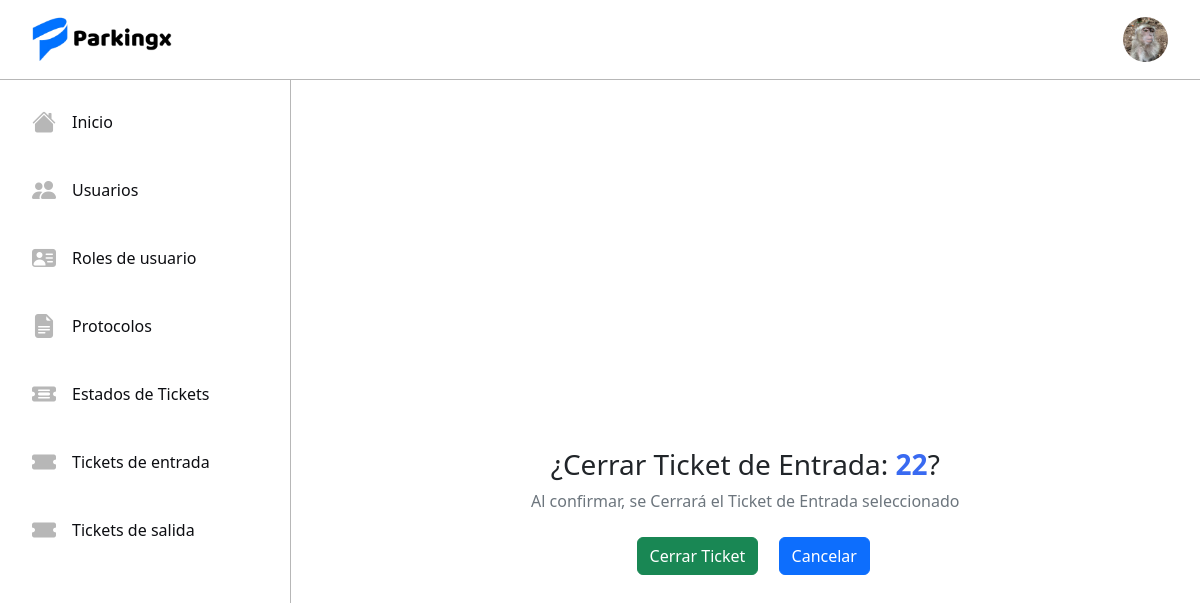
/ticketEClose/22/ (signed in), run on the app's committed database.
### tickets/models.py (models this page shows, shortened)
class Usuario(AbstractUser):
    name = models.CharField(max_length=50)
    last_name = models.CharField(max_length=50)
    rut = models.CharField(max_length=10, unique=True)
    email = models.EmailField(max_length=254, unique=True)
    rol = models.ForeignKey(Rol, on_delete=models.RESTRICT)
    avatar = models.ImageField(upload_to='avatars', blank=True, null=True)

class TicketEntrada(models.Model):
    date = models.DateField(auto_now_add=False, null=True, blank=True)
    entrace_time = models.TimeField(auto_now=False, auto_now_add=False, null=True, blank=True)
    patente = models.CharField(max_length=6, unique=True)
    state = models.ForeignKey(TicketState, on_delete=models.RESTRICT, default=1)
    price = models.FloatField(null=True, blank=True, default="20.0")

### tickets/views.py (the view, shortened to what this page needs)
# urls.py: path('ticketEClose/<int:pk>/', CloseTicketE.as_view(), name='ticketEclose'),
@method_decorator(login_required, name='dispatch')
class CloseTicketE(UpdateView):
    model = TicketEntrada
    form_class = TicketEStateForm
    template_name = 'tickets/tickets_entrada/tickete_close.html'
    success_url = reverse_lazy('ticketE')
    context_object_name = 'TicketE'

### tickets/forms.py
class TicketEStateForm(forms.ModelForm): # MODIFICAR ------
    class Meta:
        model = TicketEntrada
        fields = ['state']
        labels = {
            'state': 'Estado'
        }
        widgets = {
            'state': forms.Select(attrs={'class':'form-control mt-2'})
        }

### tickets/templates/tickets/tickets_entrada/tickete_close.html (shortened to what this page needs)
{% extends 'tickets/base.html' %}
{% block content %}
<div class="p-3">
    <div class="message-content">
        <h3>¿Cerrar Ticket de Entrada: <b class="blue-sys">{{ TicketE.id }}</b>?</h3>
        <p class="text-secondary mb-4">Al confirmar, se Cerrará el Ticket de Entrada seleccionado</p>
        <form method="post">
            <input type="submit" value="Cerrar Ticket" class="btn btn-success mx-3">
            <a href="{% url 'ticketE' %}" class="btn btn-primary">Cancelar</a>
        </form>
    </div>
</div>
{% endblock %}

### tickets/templates/tickets/base.html (shortened to what this page needs)
<!DOCTYPE html>
<html lang="en">
<head>
    <link href="https://cdn.jsdelivr.net/npm/bootstrap@5.3.3/dist/css/bootstrap.min.css" rel="stylesheet">
    <link rel="stylesheet" href="https://cdn.jsdelivr.net/npm/bootstrap-icons@1.11.3/font/bootstrap-icons.min.css">
    {% load static %}
    {% load static %}
    <link rel="stylesheet" href="{% static 'tickets/css/styles.css' %}">
    <link rel="stylesheet" href="{% static 'tickets/css/login.css' %}">
</head>
<body>
    <nav class="navbar bg-body-tertiary">
        <div class="container-fluid">
            <img src="{% static 'tickets/img/Logo.png' %}" class="icon-project" alt="">
            {% if request.user.is_authenticated %}
            {% if request.user.avatar %}
            <img src="{{ request.user.avatar.url }}" alt="" class="avatar" id="avatar">
            {% else %}
            <img src="{% static 'tickets/img/defaultavatar.png' %}" alt="" class="avatar" id="avatar">
            {% endif %}
            {% else %}
            <a href="{% url 'login' %}" class="btn btn-primary">Iniciar sesión</a>
            {% endif %}
        </div>
    </nav>
    <div class="d-flex">
        <div class="sidebar">
            <ul class="nav menu flex-column">
                <li class="nav-item">
                    <a class="option nav-link" href="{% url 'home' %}">
                        <i class="bi bi-house-fill menu-icon"></i>
                        <p class="option-text">Inicio</p>
                    </a>
                </li>
                {% if request.user.rol.name == 'root' or request.user.rol.name == 'Administrador' %}
                <li class="nav-item">
                    <a class="option nav-link" href="{% url 'userlist' %}">
                        <i class="bi bi-people-fill menu-icon"></i>
                        <p class="option-text">Usuarios</p>
                    </a>
                </li>
                <li class="nav-item">
                    <a class="option nav-link" href="{% url 'listrol' %}">
                        <i class="bi bi-person-vcard-fill menu-icon"></i>
                        <p class="option-text">Roles de usuario</p>
                    </a>
                </li>
                <li class="nav-item">
                    <a class="option nav-link" href="{% url 'protocolos' %}">
                        <i class="bi bi-file-earmark-text-fill menu-icon"></i>
                        <p class="option-text">Protocolos</p>
                    </a>
                </li>
                <li class="nav-item">
                    <a class="option nav-link" href="{% url 'statelist' %}">
                        <i class="bi bi-ticket-detailed-fill menu-icon"></i>
                        <p class="option-text">Estados de Tickets</p>
                    </a>
                </li>
                {% endif %}
                {% if request.user.rol.name == 'root' or request.user.rol.name == 'Administrador' or request.user.rol.name == 'Cajero' or request.user.rol.name == 'Portero'%}
                <li class="nav-item">
                    <a class="option nav-link" href="{% url 'ticketE' %}">
                        <i class="bi bi-ticket-fill menu-icon"></i>
                        <p class="option-text">Tickets de entrada</p>
                    </a>
                </li>
                {% if request.user.rol.name != 'Portero' %}
                <li class="nav-item">
                    <a class="option nav-link" href="{% url 'ticketS' %}">
                        <i class="bi bi-ticket-fill menu-icon"></i>
                        <p class="option-text">Tickets de salida</p>
                    </a>
                </li>
                {% endif %}
                {% endif %}
            </ul>
        </div>
        <div class="home-content">
            {% block content %}{% endblock %}
        </div>
    </div>
</body>
    {% load static %}
</html>

### tickets/static/tickets/css/styles.css (style rules this page uses)
:root { --color1: #396af1; --color2: #0d0e12; --color3: #B7B7B7; --color4: #FFFFFF; }
nav { height: 5rem; border-bottom: solid 1px #B7B7B7; background-color: #FFFFFF; }
.bg-body-tertiary { background-color: #FFFFFF !important; }
.blue-sys { color: #396af1; }
.container-fluid { padding: 0 2rem; position: relative; }
.icon-project { width: 9rem; }
.sidebar { width: 20rem; height: 91.5vh; border-right: solid 1px #B7B7B7; }
.nav-link { padding: 0; color: black; transition: .3s; }
.menu { padding: 1rem; gap: 1rem; }
.menu-icon { font-size: 1.5rem; color: #B7B7B7; transition: .3s; }
.option { display: flex; align-items: center; gap: 1rem; padding: .5rem 1rem; border-radius: .5rem; }
.option-text { margin: 0; color: #0d0e12; }
.avatar { width: 45px; height: 45px; border-radius: 50%; cursor: pointer; }
p { margin: 0; }
.home-content { background-color: transparent; height: 91.5vh; width: 83.5%; scroll-behavior: smooth; overflow-y: scroll; }
.message-content { display: flex; flex-direction: column; justify-content: center; align-items: center; height: 91.5vh; }

### data on the page
Usuario: user.avatar (picture)
TicketEntrada: id "22"
